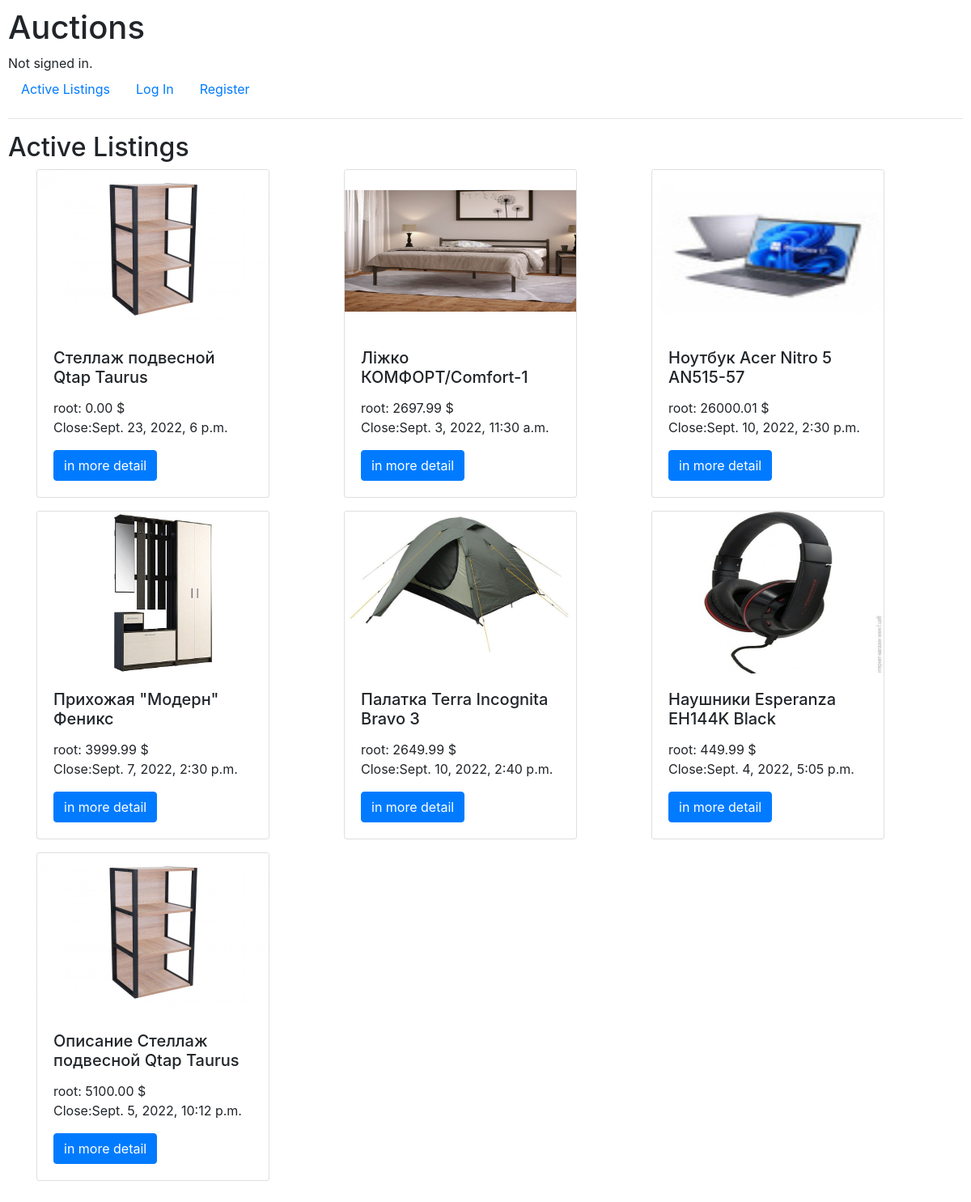
Before: / with the older database file.
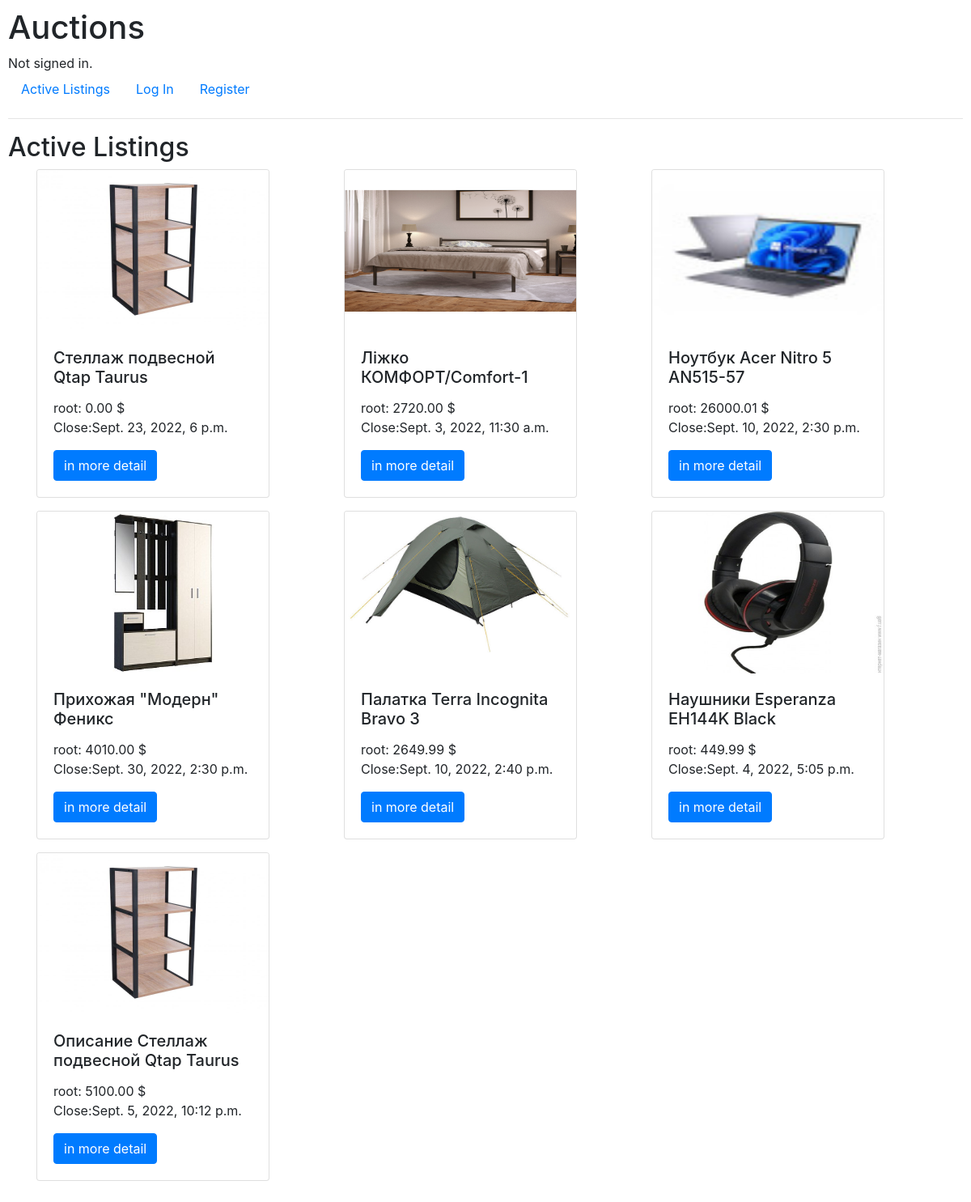
After: the same page with the newer database file.
### auctions/models.py (models this page shows, shortened)
class Lots(models.Model):
    id = models.AutoField(primary_key=True)
    title = models.CharField("Name lot", max_length=50)
    text_lot = models.TextField("Information for lot")
    main_image = models.ImageField(null=True, blank=True, upload_to=f"Photo/")
    image1 = models.ImageField(null=True, blank=True, upload_to=f"Photo/")
    image2 = models.ImageField(null=True, blank=True, upload_to=f"Photo/")
    image3 = models.ImageField(null=True, blank=True, upload_to=f"Photo/")
    image4 = models.ImageField(null=True, blank=True, upload_to=f"Photo/")
    image5 = models.ImageField(null=True, blank=True, upload_to=f"Photo/")
    image6 = models.ImageField(null=True, blank=True, upload_to=f"Photo/")
    image7 = models.ImageField(null=True, blank=True, upload_to=f"Photo/")
    category = models.ForeignKey(Category, on_delete=models.PROTECT)
    name_buyer_lot = models.ForeignKey('User', on_delete=models.PROTECT, default=None, null=True)
    cost_initial = models.DecimalField(max_digits=10, decimal_places=2)
    cost_lot = models.DecimalField(max_digits=10, decimal_places=2)
    time_create = models.DateTimeField(auto_now_add=True)
    close_lot_date = models.DateField(null=True, default=None)
    close_lot_time = models.TimeField(null=True, default=None)
    lot_close = models.BooleanField(default=False)
    class Meta:
        verbose_name = "Lot"
        verbose_name_plural = "Lots"

class User(AbstractUser):
    pass

### auctions/views.py (the view)
# urls.py: path("", views.index, name="index"),
def index(request):
    all_lots = Lots.objects.all()
    return render(request, "auctions/index.html", {"all_lots": all_lots})

### auctions/templates/auctions/index.html
{% extends "auctions/layout.html" %}
{% block body %}
    <h2>Active Listings</h2>
    <section class="main-content">
        <div class="container">
            <div class="row">
                 {% for el in all_lots %}
                <br>
                <div class="col-lg-4 col-sm-6 mb-3">
                <div class="card" style="width: 18rem;">
                    <div class="images_container">
                        <img src="{{ el.main_image.url }}" class="card-img-top img_card" alt="..."></div>
                  <div class="card-body">
                    <h5 class="card-title card_title">{{ el.title }}</h5>
                    <p class="card-text">{{ el.name_buyer_lot }}: {{ el.cost_lot }} $<br>Close:{{ el.close_lot_date }}, {{ el.close_lot_time }}</p>
                    <a href="{{ el.id }}" class="btn btn-primary">in more detail</a>
                  </div>
                </div>
                </div>
                {% endfor %}
            </div>
        </div>
    </section>
{% endblock %}

### auctions/templates/auctions/layout.html (shortened to what this page needs)
{% load static %}
<!DOCTYPE html>
<html lang="en">
    <head>
        <link href="{% static 'auctions/styles.css' %}" rel="stylesheet">
        <link rel="stylesheet" href="https://stackpath.bootstrapcdn.com/bootstrap/4.4.1/css/bootstrap.min.css">
    </head>
    <body>
        <h1>Auctions</h1>
        <div>
            {% if user.is_authenticated %}
                Signed in as <strong>{{ user.username }}</strong>.
            {% else %}
                Not signed in.
            {% endif %}
        </div>
        <ul class="nav">
            <li class="nav-item">
                <a class="nav-link" href="{% url 'index' %}">Active Listings</a>
            </li>
            {% if user.is_authenticated %}
                <li class="nav-item">
                    <a class="nav-link" href="{% url 'logout' %}">Log Out</a>
                </li>
                <li class="nav-item">
                    <a class="nav-link" href="{% url 'create_lot' %}">Add Lot</a>
                </li>
                <li class="nav-item">
                    <a class="nav-link" href="{% url 'my_lots' %}">My lots</a>
                </li>
            {% else %}
                <li class="nav-item">
                    <a class="nav-link" href="{% url 'login' %}">Log In</a>
                </li>
                <li class="nav-item">
                    <a class="nav-link" href="{% url 'register' %}">Register</a>
                </li>
            {% endif %}
        </ul>
        <hr>
        {% block body %}
        {% endblock %}
    </body>
</html>

### auctions/static/auctions/styles.css (style rules this page uses)
body { padding: 10px; background-color: #3366CC; }
.images_container { height: 200px; }
.img_card { max-width: 100%; max-height: 100%; }
.card_title { height: 50px; overflow: hidden; }

Changed rows visible on the page:
changed Lots "Sept. 3, 2022": cost_lot "2697.99" → "2720.00"
changed Lots "Прихожая \"Модерн\" Феникс": cost_lot "3999.99" → "4010.00"; close_lot_date "Sept. 7, 2022" → "Sept. 30, 2022"
